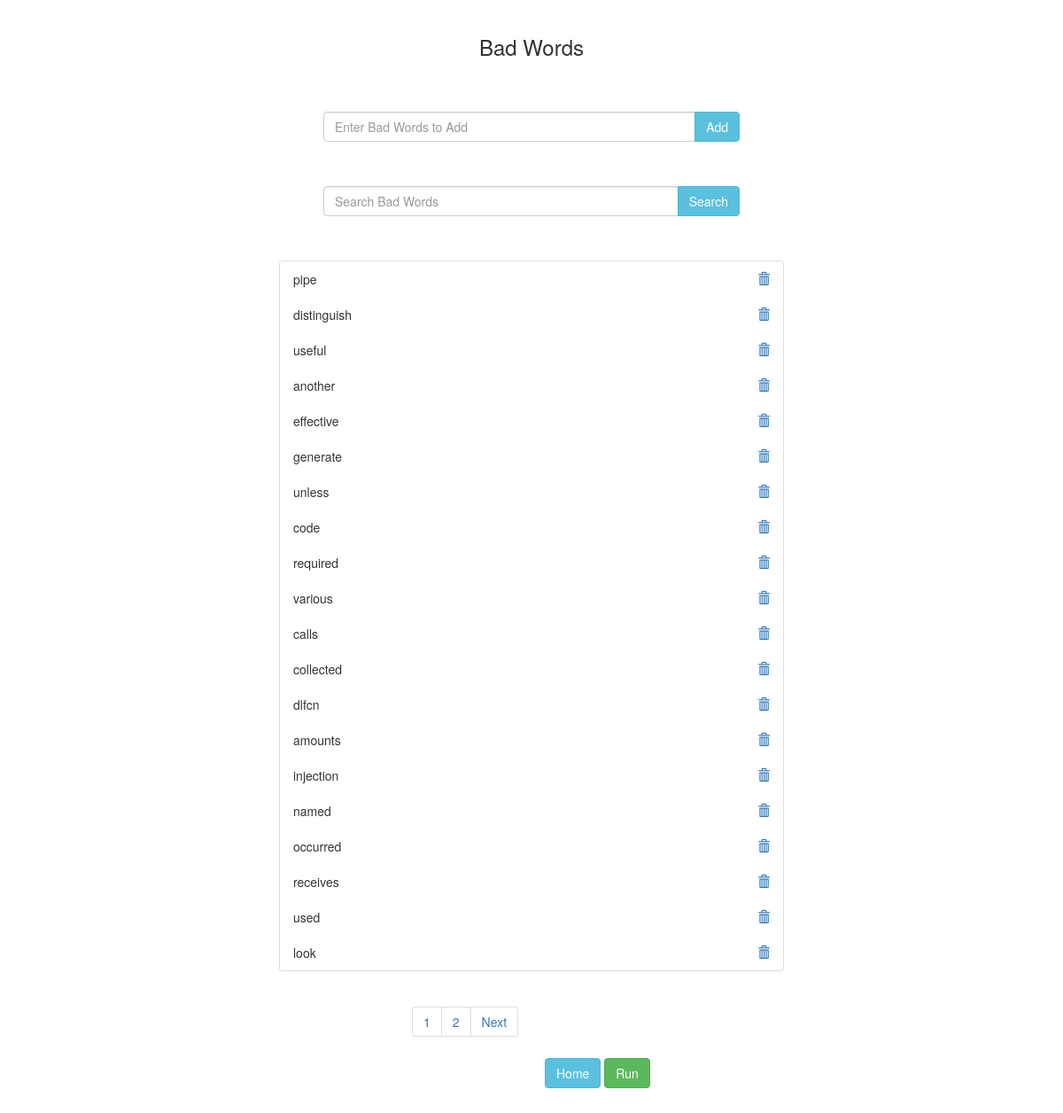
Page /badwords on the earlier database version.
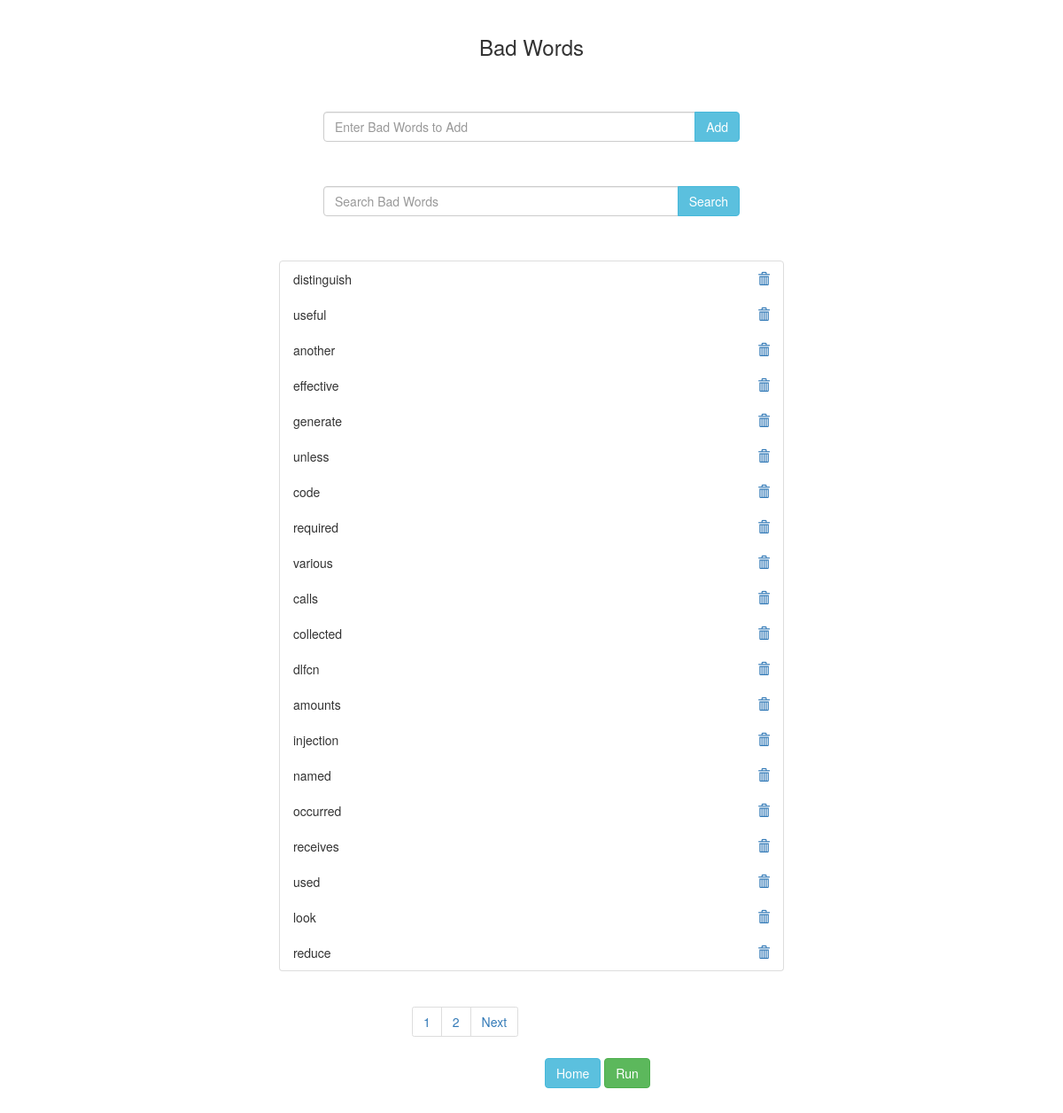
Same page on the later database version.
### link/models.py (models this page shows, shortened)
class word(models.Model):
    name = models.CharField(max_length = 200)

### link/views.py (the view)
# urls.py: path('badwords',views.badwords,name = 'badwords'),
def badwords(request):
    try:
        add = request.GET["add"]
        if len(word.objects.filter(name=add.strip())) == 0:
            print("Doesnt Exist")
            it = word(name=add.strip())
            it.save()
            messages.info(request, "The word is added")
        else:
            messages.info(request, "The word exists")
    except:
        print()
    finally:
        words = word.objects.all()
        try:
            query = request.GET["searchb"]
            if query:
                words = words.filter(name = query.strip())
        except:
            print()
        paginator = Paginator(words,20)
        page_number = request.GET.get('page')
        word_obj = paginator.get_page(page_number)
        return render(request,'badwords.html',{'word_obj':word_obj})

### templates/badwords.html (shortened to what this page needs)
{% load static %}
<!DOCTYPE html>
<html lang="en" dir="ltr">
  <head>
    <link rel="stylesheet" href="https://stackpath.bootstrapcdn.com/bootstrap/4.4.1/css/bootstrap.min.css">
    <link rel="stylesheet" href="https://maxcdn.bootstrapcdn.com/bootstrap/3.4.1/css/bootstrap.min.css">
    <link rel="stylesheet" href="https://ajax.googleapis.com/ajax/libs/jqueryui/1.12.1/themes/smoothness/jquery-ui.css">
    <link rel="stylesheet" href="https://cdnjs.cloudflare.com/ajax/libs/jquery-autocomplete/1.0.7/jquery.auto-complete.min.css">
  </head>
  <body>
      <div id="app-layout-body" class="container-fluid body-content" style="width:50vw;">
        <br>
        <h3 style="text-align:center;">Bad Words</h3>
        <form style="padding:50px;">
          <div class="input-group">
            <input type="text" class="form-control" placeholder="Enter Bad Words to Add" name="add">
            <div class="input-group-btn">
              <button type="submit" class="btn btn-info">Add</button>
            </div>
          </div>
        </form>
        <form style="padding:50px;padding-top:0px;">
          <div class="input-group">
            <input type="text" class="form-control" placeholder="Search Bad Words" name="searchb" value="{{ request.GET.searchb }}">
            <div class="input-group-btn">
              <button type="submit" class="btn btn-info">Search</button>
            </div>
          </div>
        </form>
        <ul class="list-group">
          {% for obj in word_obj %}
            <li class="list-group-item d-flex justify-content-between align-items-center">
              {{obj.name}}
              <a href="{% url 'remove' obj.id %}">
                <span class="glyphicon glyphicon-trash"></span>
              </a>
            </li>
          {% endfor %}
        </ul>
        <nav aria-label="Page navigation example" style="padding-left: 150px;">
          <ul class="pagination">
            <li class="page-item"><a class="page-link" href="?page={{word_obj.number}}">{{word_obj.number}}</a></li>
            {% if word_obj.has_next %}
              <li class="page-item"><a class="page-link" href="?page={{word_obj.next_page_number}}">{{word_obj.next_page_number}}</a></li>
              <li class="page-item"><a class="page-link" href="?page={{word_obj.next_page_number}}">Next</a></li>
            {% endif %}
          </ul>
        </nav>
        <a href="/"><button type="button" class="btn btn-info" style="margin-left:300px;" >Home</button></a>
        <a href="run" id="my_form"><button type="button" class="btn btn-success">Run</button></a>
        <br>
        <br>
        <br>
        <br>
      </div>
  </body>
</html>

Differences in the rows shown:
removed word: name "pipe"
now on this page (row unchanged): word: name "reduce"
